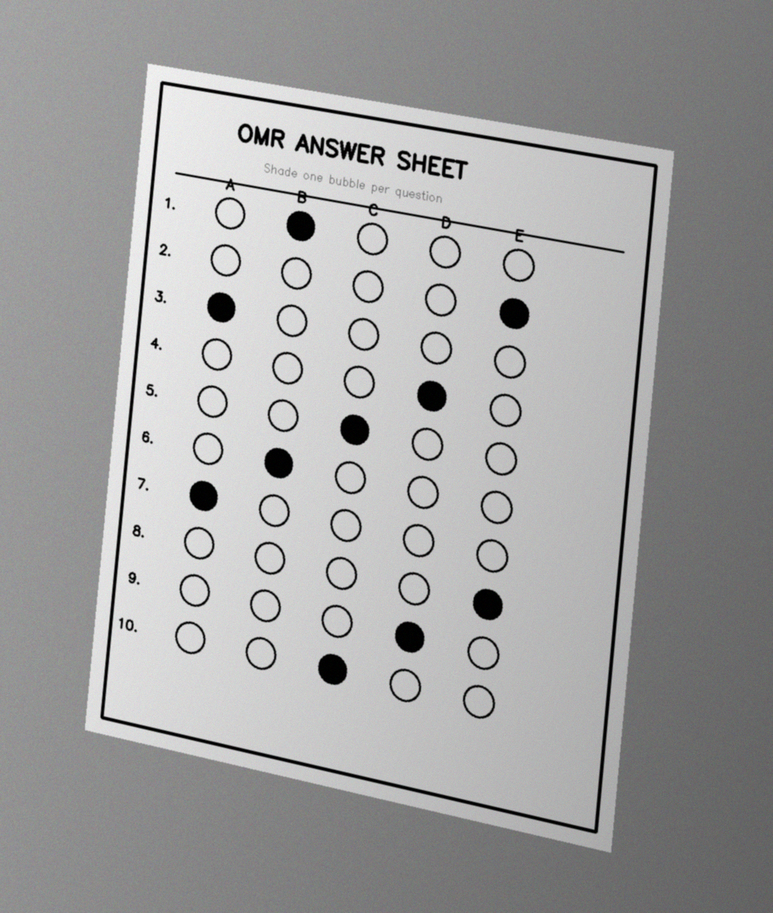
#> input picture samples/sheet_tilted.png, 773 x 913 px, shrunk from 1100 x 1300 before the run, found by its file name
$ python sheet_detection.py
#> lines starting #> are read from the running program, lines starting #| are printed output that depends on the picture; after the words box and inside, x2 and y2 are one past the last pixel; in counts of white or black regions, pixels touching at a corner belong together
### src/preprocessing.py
"""
preprocessing.py
----------------
Stage 1 of the OMR pipeline.

Turns a raw photograph into (a) a denoised grayscale image and (b) a clean
edge map that the sheet-detection stage can find contours in.

Concepts used (see DA1 literature survey):
  * Grayscale conversion  - drop colour, keep intensity structure
  * Gaussian blur         - low-pass filter, kills sensor/paper noise so that
                            noise is not mistaken for an edge
  * Canny edge detection  - gradient based multi-stage edge detector
"""

import cv2
import numpy as np


def to_grayscale(image):
    """Convert a BGR image to single-channel grayscale."""
    if len(image.shape) == 2:
        return image
    return cv2.cvtColor(image, cv2.COLOR_BGR2GRAY)


def denoise(gray, ksize=5, sigma=0):
    """
    Apply a Gaussian low-pass filter.

    ksize must be odd. Larger ksize = more smoothing, but too much will
    soften the sheet border we are trying to detect.
    """
    if ksize % 2 == 0:
        raise ValueError("Gaussian kernel size must be odd")
    return cv2.GaussianBlur(gray, (ksize, ksize), sigma)


def auto_canny(image, sigma=0.33):
    """
    Canny edge detection with thresholds derived from the image's median
    intensity, instead of hand-tuned magic numbers. This makes the pipeline
    far more robust to the lighting changes you get in phone photos.
    """
    v = np.median(image)
    lower = int(max(0, (1.0 - sigma) * v))
    upper = int(min(255, (1.0 + sigma) * v))
    return cv2.Canny(image, lower, upper)


def preprocess(image, blur_ksize=5, use_auto_canny=True,
               canny_lo=75, canny_hi=200):
    """
    Full stage-1 pipeline.

    Returns
    -------
    gray   : denoised grayscale image
    edged  : binary edge map
    """
    gray = to_grayscale(image)
    blurred = denoise(gray, ksize=blur_ksize)

    if use_auto_canny:
        edged = auto_canny(blurred)
    else:
        edged = cv2.Canny(blurred, canny_lo, canny_hi)

    # Closing joins small gaps in the sheet border so findContours sees one
    # continuous loop rather than several broken arcs.
    kernel = cv2.getStructuringElement(cv2.MORPH_RECT, (5, 5))
    edged = cv2.morphologyEx(edged, cv2.MORPH_CLOSE, kernel)

    return gray, edged


# [22 lines that do not run on import are left out]

### src/sheet_detection.py
"""
sheet_detection.py
------------------
Stage 2 of the OMR pipeline -- and the heart of our HOT question:

    "Why does an OMR system fail the moment you photograph the sheet with a
     phone instead of scanning it, and how do you fix it in software?"

When a sheet is photographed at an angle, the paper's rectangle is projected
onto the camera sensor as a general quadrilateral. Parallel edges stop being
parallel, and a bubble's pixel position no longer maps to a fixed grid cell.
Any grader that assumes "question 3 option B lives at (x, y)" breaks.

The fix is a homography: a 3x3 projective transform H such that

        [x']       [x]
    s * [y'] = H * [y]
        [1 ]       [1]

H has 8 degrees of freedom, so four point correspondences (the sheet's four
corners -> the four corners of a clean rectangle) determine it uniquely.
Applying H un-does the projection and gives us a top-down "bird's-eye" view.

Concepts used: contour detection, polygon approximation (Douglas-Peucker),
corner ordering, perspective transform.
"""

import cv2
import numpy as np


# --------------------------------------------------------------- corners
def order_corners(pts):
    """
    Put 4 corner points into a canonical order:
        [top-left, top-right, bottom-right, bottom-left]

    Trick: for the sum (x+y), the top-left is the smallest and the
    bottom-right is the largest. For the difference (y-x), the top-right is
    the smallest and the bottom-left is the largest. This works for any
    rotation up to ~45 degrees, which covers realistic hand-held photos.
    """
    pts = np.array(pts, dtype="float32").reshape(4, 2)
    ordered = np.zeros((4, 2), dtype="float32")

    s = pts.sum(axis=1)
    ordered[0] = pts[np.argmin(s)]   # top-left
    ordered[2] = pts[np.argmax(s)]   # bottom-right

    d = np.diff(pts, axis=1).ravel()  # y - x
    ordered[1] = pts[np.argmin(d)]   # top-right
    ordered[3] = pts[np.argmax(d)]   # bottom-left

    return ordered


def find_sheet_contour(edged, min_area_ratio=0.15):
    """
    Locate the answer sheet's outline in an edge map.

    Strategy: take the largest contours by area, approximate each with a
    polygon, and accept the first one that reduces to exactly 4 vertices and
    covers a plausible fraction of the frame.

    Returns the 4 corner points, or None if no quadrilateral was found.
    """
    contours, _ = cv2.findContours(edged.copy(), cv2.RETR_EXTERNAL,
                                   cv2.CHAIN_APPROX_SIMPLE)
    if not contours:
        return None

    frame_area = edged.shape[0] * edged.shape[1]
    contours = sorted(contours, key=cv2.contourArea, reverse=True)[:8]

    for c in contours:
        area = cv2.contourArea(c)
        if area < min_area_ratio * frame_area:
            continue

        # Douglas-Peucker: simplify the contour until only corners remain.
        # epsilon is 2% of the perimeter -- large enough to absorb the
        # jitter of a hand-held photo, small enough to keep real corners.
        peri = cv2.arcLength(c, True)
        approx = cv2.approxPolyDP(c, 0.02 * peri, True)

        if len(approx) == 4 and cv2.isContourConvex(approx):
            return order_corners(approx.reshape(4, 2))

    return None


# ------------------------------------------------------------ the warp
def target_dimensions(corners):
    """
    Choose output size from the quadrilateral itself: use the longest pair of
    opposite edges so nothing in the sheet gets squashed.
    """
    (tl, tr, br, bl) = corners

    width_bottom = np.linalg.norm(br - bl)
    width_top = np.linalg.norm(tr - tl)
    max_w = int(max(width_bottom, width_top))

    height_right = np.linalg.norm(tr - br)
    height_left = np.linalg.norm(tl - bl)
    max_h = int(max(height_right, height_left))

    return max(max_w, 1), max(max_h, 1)


def four_point_transform(image, corners):
    """
    Apply the homography that maps the four detected corners onto a clean
    axis-aligned rectangle. This is the step that makes the sheet gradable.
    """
    corners = order_corners(corners)
    w, h = target_dimensions(corners)

    dst = np.array([
        [0, 0],
        [w - 1, 0],
        [w - 1, h - 1],
        [0, h - 1],
    ], dtype="float32")

    M = cv2.getPerspectiveTransform(corners, dst)
    warped = cv2.warpPerspective(image, M, (w, h))
    return warped, M


# [12 lines left out: function detect_and_warp, not called in this run]


def draw_corners(image, corners):
    """Visualise the detected quadrilateral -- great for the video demo."""
    vis = image.copy()
    pts = corners.astype(int).reshape(-1, 1, 2)
    cv2.polylines(vis, [pts], True, (0, 255, 0), 4)

    labels = ["TL", "TR", "BR", "BL"]
    for (x, y), label in zip(corners.astype(int), labels):
        cv2.circle(vis, (x, y), 14, (0, 0, 255), -1)
        cv2.putText(vis, label, (x + 20, y - 12),
                    cv2.FONT_HERSHEY_SIMPLEX, 1.0, (0, 0, 255), 3)
    return vis


if __name__ == "__main__":
    import os
    import sys
    from preprocessing import preprocess

    root = os.path.abspath(os.path.join(os.path.dirname(__file__), ".."))
    src_path = sys.argv[1] if len(sys.argv) > 1 else \
        os.path.join(root, "data", "input", "sheet_tilted.png")

    img = cv2.imread(src_path)
#> img is the input picture: shape (913, 773, 3); mean B, G, R 160.7, 160.7, 160.7
    if img is None:
        raise SystemExit(f"Could not read image: {src_path}")

    gray, edged = preprocess(img)
#> in auto_canny, `v = np.median(image)`: v = 156
#> in auto_canny, `lower = int(max(0, (1.0 - sigma) * v))`: lower = 104
#> in auto_canny, `upper = int(min(255, (1.0 + sigma) * v))`: upper = 207
#> in auto_canny, `return cv2.Canny(image, lower, upper)`:
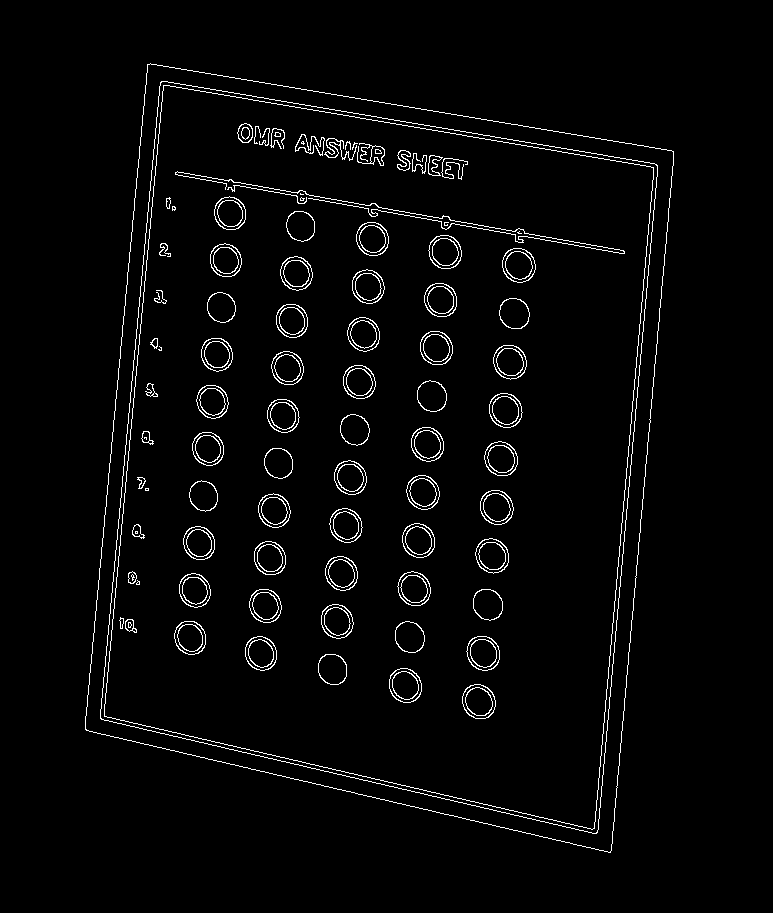
#> returned value: shape (913, 773); 2.8% white in thin lines or dots, all inside (x1, y1, x2, y2) = (85, 63, 674, 853)
#> in preprocess, `edged = cv2.morphologyEx(edged, cv2.MORPH_CLOSE, kernel)`:
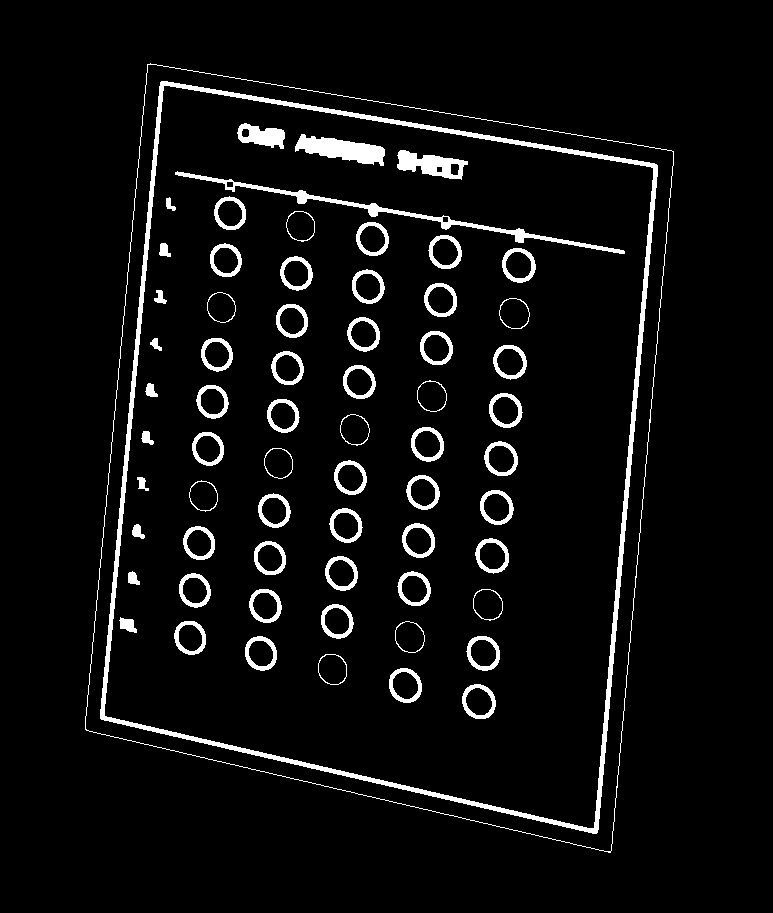
#> edged: shape (913, 773); 5.3% white; 66 white regions
    corners = find_sheet_contour(edged)
#> in find_sheet_contour, `contours, _ = cv2.findContours(edged.copy(), cv2.RETR_EXTERNAL, cv2.CH..`: contours = 1 contour; box (x1, y1, x2, y2) and area: (85, 63, 674, 853) 366724
#> the loop in find_sheet_contour, `for c in contours:` made 1 pass
#> (area, peri, pts in order_corners, s in order_corners, d in order_corners) on pass 1: (366724.5, 2556.6, [[147, 64], [85, 729], [610, 852], [673, 151]], [211, 814, 1462, 824], [-83, 644, 242, -522])
#> corners = [[147, 64], [673, 151], [610, 852], [85, 729]]

    if corners is None:
        raise SystemExit("No quadrilateral sheet contour found.")

    print("Detected corners (TL, TR, BR, BL):")
    for name, (x, y) in zip(["TL", "TR", "BR", "BL"], corners):
        print(f"  {name}: ({x:7.1f}, {y:7.1f})")
#> this loop made 4 passes
#> (printed output is left out)

    warped, _ = four_point_transform(img, corners)
#> in target_dimensions, `(tl, tr, br, bl) = corners`: tl = [147, 64]; tr = [673, 151]; br = [610, 852]; bl = [85, 729]
#> in target_dimensions, `width_bottom = np.linalg.norm(br - bl)`: width_bottom = 539.2
#> in target_dimensions, `width_top = np.linalg.norm(tr - tl)`: width_top = 533.1
#> in target_dimensions, `max_w = int(max(width_bottom, width_top))`: max_w = 539
#> in target_dimensions, `height_right = np.linalg.norm(tr - br)`: height_right = 703.8
#> in target_dimensions, `height_left = np.linalg.norm(tl - bl)`: height_left = 667.9
#> in target_dimensions, `max_h = int(max(height_right, height_left))`: max_h = 703
#> in four_point_transform, `w, h = target_dimensions(corners)`: w = 539; h = 703
#> in four_point_transform, `dst = np.array([ [0, 0], [w - 1, 0], [w - 1, h - 1], [0, h - 1], ], dt..`: dst = [[0, 0], [538, 0], [538, 702], [0, 702]]
#> in four_point_transform, `M = cv2.getPerspectiveTransform(corners, dst)`: M = [[1.08, 0.1, -164.9], [-0.175, 1.06, -42.08], [0.0001, 1.58e-05, 1]]
#> in four_point_transform, `warped = cv2.warpPerspective(image, M, (w, h))`:
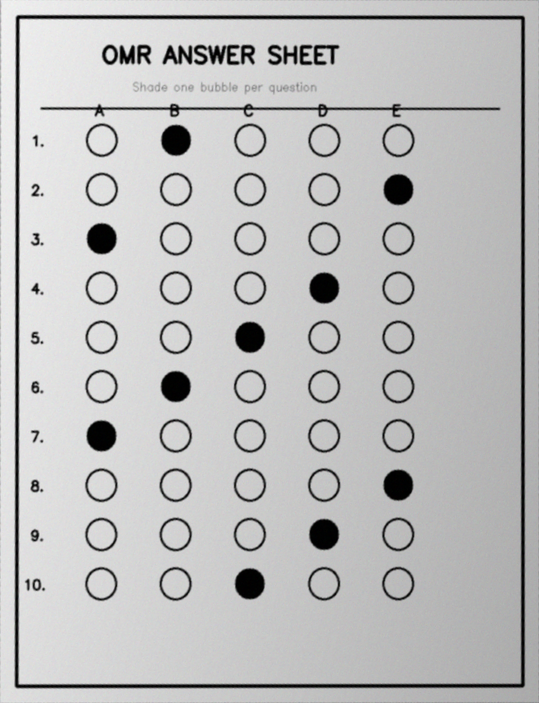
#> warped: shape (703, 539, 3); mean B, G, R 189.2, 189.3, 189.3
    vis = draw_corners(img, corners)
#> in draw_corners, `pts = corners.astype(int).reshape(-1, 1, 2)`: pts = [[147, 64], [673, 151], [610, 852], [85, 729]]
#> in draw_corners, `cv2.polylines(vis, [pts], True, (0, 255, 0), 4)`:
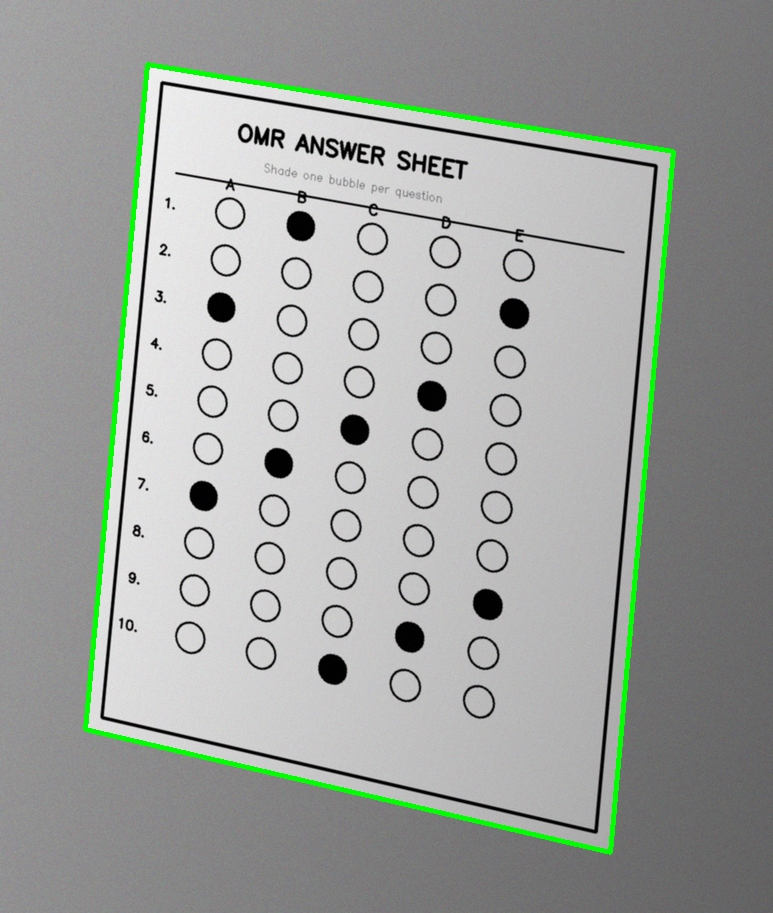
#> vis: shape (913, 773, 3); 1.7% of pixels changed, all inside (x1, y1, x2, y2) = (83, 62, 676, 855)
#> the loop in draw_corners, `for (x, y), label in zip(corners.astype(int), labels):` made 4 passes
#> after the loop in draw_corners, `for (x, y), label in zip(corners.astype(int), labels):`:
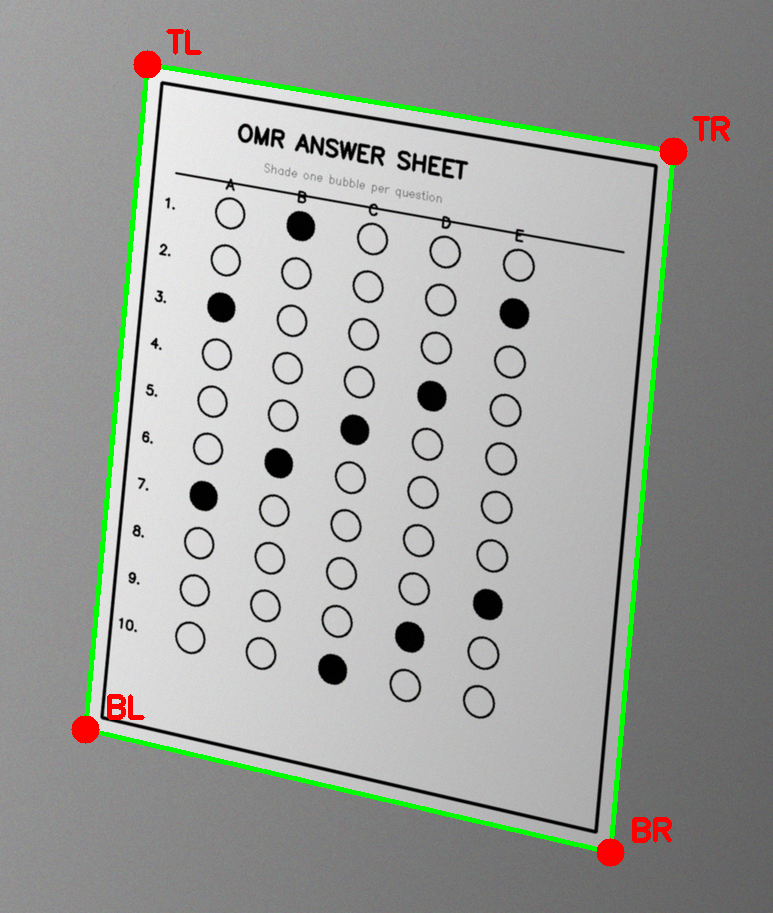
#> vis: shape (913, 773, 3); 0.64% of pixels changed, all inside (x1, y1, x2, y2) = (71, 29, 730, 867)

    out_dir = os.path.join(root, "data", "output")
    os.makedirs(out_dir, exist_ok=True)
    cv2.imwrite(os.path.join(out_dir, "02_corners.png"), vis)
    cv2.imwrite(os.path.join(out_dir, "02_warped.png"), warped)

    print(f"\nOriginal : {img.shape[1]} x {img.shape[0]}")
#| Original : 773 x 913
    print(f"Warped   : {warped.shape[1]} x {warped.shape[0]}")
#| Warped   : 539 x 703
    print("Wrote    : data/output/02_corners.png, data/output/02_warped.png")
